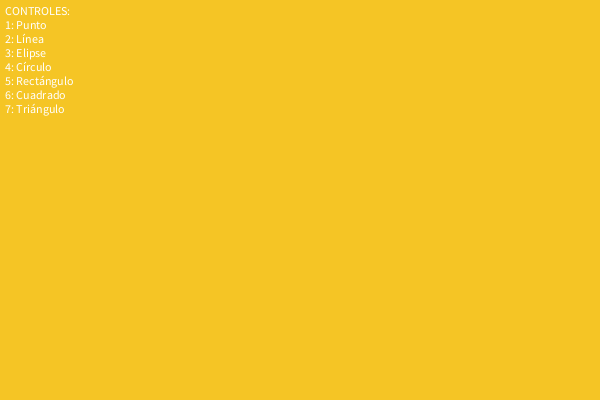
Frame 1 (no input)
Frame 60 (the mouse pressed at the canvas centre just before this capture): identical to frame 1, image omitted
Frame 120 (the mouse held since frame 60 and released just before this capture): identical to frame 1, image omitted

The Processing sketch that drew this single still picture (run headless with seeded random() and noise(); from frame 60 on, the mouse is pressed at the canvas centre):

// Processing sketch: taller1
// ── taller1.pde
Shape currentShape;

void setup() {
  size(600, 400);
  smooth();
  strokeWeight(3);
  drawBackground();
  currentShape = new Point();
}

void draw() {
}

void keyPressed() {
  switch(key) {
    case '1':
      currentShape = new Point();
      break;
    case '2':
      currentShape = new Line();
      break;
    case '3':
      currentShape = new Ellipse();
      break;
    case '4':
      currentShape = new Circle();
      break;
    case '5':
      currentShape = new Rectangle();
      break;
    case '6':
      currentShape = new Square();
      break;
    case '7':
      currentShape = new Triangle();
      break;
  }
}

void mousePressed() {
  currentShape.init(mouseX, mouseY);
}

void mouseDragged() {
  drawBackground();
  currentShape.draw(mouseX, mouseY);
}

void drawBackground() {
  background(0xF5C525);
  text("CONTROLES:\n1: Punto\n2: Línea\n3: Elipse\n4: Círculo\n5: Rectángulo\n6: Cuadrado\n7: Triángulo", 5, 15);
}


// ── shapes.pde
abstract class Shape {
  
  int x1, y1;
  
  abstract void draw(int x, int y);
  
  void init(int x, int y) {
    x1 = x;
    y1 = y;
  }
}


class Point extends Shape {
  void draw(int x, int y) {
    point(x, y);
  }
}


class Line extends Shape {
  void draw(int x, int y) {
    line(x1, y1, x, y);
  }
}


class Ellipse extends Shape {
  void draw(int x, int y) {
    int w = (x - x1);
    int h = (y - y1);
    ellipse(x1 + w / 2, y1 + h / 2, w, h);
  }
}


class Circle extends Shape {
  void draw(int x, int y) {
    int d = (int) dist(x1, y1, x, y) * 2;
    ellipse(x1, y1, d, d);
  }
}


class Rectangle extends Shape {
  void draw(int x, int y) {
    rect(x1, y1, x - x1, y - y1);
  }
}


class Square extends Shape {
  void draw(int x, int y) {
    int d = (int) dist(x1, y1, x, y);
    rect(x1 - d, y1 - d, d * 2, d * 2);
  }
}


class Triangle extends Shape {
  void draw(int x, int y) {
    triangle(x1 + (x - x1) / 2, y1, x, y, x1, y);
  }
}
